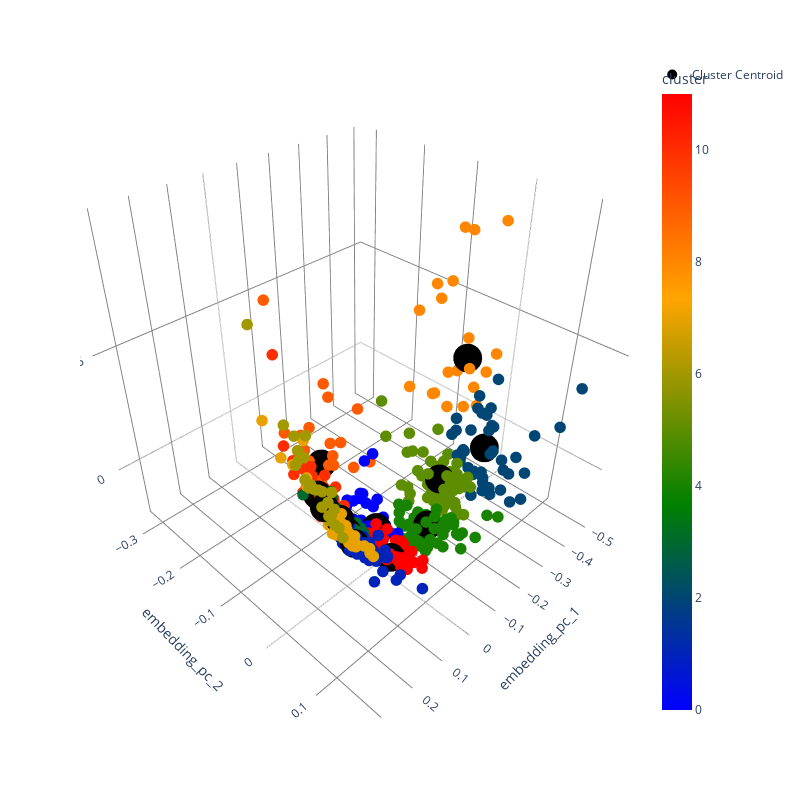

The notebook cell saved with this chart:
### Code cell
fig = px.scatter_3d(train_df, x='embedding_pc_1', y='embedding_pc_2', z='embedding_pc_3',
              color='cluster', color_continuous_scale=["blue", "green", "orange", "red"])
# add color range

fig.update_traces(marker=dict(size=4))
fig.update_layout(
    width=800,  # Adjust width as needed
    height=800,  # Adjust height as needed
    scene=dict(
        xaxis=dict(gridcolor='grey', backgroundcolor='white'),
        yaxis=dict(gridcolor='grey', backgroundcolor='white'),
        zaxis=dict(gridcolor='grey', backgroundcolor='white'),
        bgcolor='white'
    ),
    paper_bgcolor='white',
    plot_bgcolor='white'
)

fig.add_scatter3d(x=train_df.iloc[centroid_indices_train]['embedding_pc_1'],
                  y=train_df.iloc[centroid_indices_train]['embedding_pc_2'],
                  z=train_df.iloc[centroid_indices_train]['embedding_pc_3'],
                  mode='markers', marker=dict(size=10, color='black'), name='Cluster Centroid')
# fig.write_image("embedding.svg", format='svg')
fig.show()

### Figure 1 — Plotly figure (JSON) as saved in the notebook; plotly's stock layout.template omitted (floating-point values rounded to 4 significant figures; data arrays with more than 128 entries replaced by an {"elided": "..."} marker saying what was removed)
{"data": [{"hovertemplate": "embedding_pc_1=%{x}<br>embedding_pc_2=%{y}<br>embedding_pc_3=%{z}<br>cluster=%{marker.color}<extra></extra>", "legendgroup": "", "marker": {"color": {"elided": "720 int values"}, "coloraxis": "coloraxis", "size": 4, "symbol": "circle"}, "mode": "markers", "name": "", "scene": "scene", "showlegend": false, "type": "scatter3d", "x": {"elided": "720 float values"}, "y": {"elided": "720 float values"}, "z": {"elided": "720 float values"}}, {"marker": {"color": "black", "size": 10}, "mode": "markers", "name": "Cluster Centroid", "type": "scatter3d", "x": [-0.04695, 0.104, -0.2997, 0.05894, -0.1337, -0.2217, 0.2287, 0.1537, -0.3888, -0.07149, 0.03608, 0.006814], "y": [-0.02514, 0.01704, 0.05225, -0.02396, 0.0323, 0.008627, 0.03992, 0.02017, -0.02998, -0.1609, -0.1011, 0.0339], "z": [-0.01673, -0.001742, 0.01119, -0.008427, -0.01422, -0.00343, 0.03038, 0.01488, 0.03467, -0.008341, -0.005061, -0.01577]}], "layout": {"coloraxis": {"colorbar": {"title": {"text": "cluster"}}, "colorscale": [[0, "blue"], [0.3333, "green"], [0.6667, "orange"], [1, "red"]]}, "height": 800, "legend": {"tracegroupgap": 0}, "margin": {"t": 60}, "paper_bgcolor": "white", "plot_bgcolor": "white", "scene": {"bgcolor": "white", "domain": {"x": [0, 1], "y": [0, 1]}, "xaxis": {"backgroundcolor": "white", "gridcolor": "grey", "title": {"text": "embedding_pc_1"}}, "yaxis": {"backgroundcolor": "white", "gridcolor": "grey", "title": {"text": "embedding_pc_2"}}, "zaxis": {"backgroundcolor": "white", "gridcolor": "grey", "title": {"text": "embedding_pc_3"}}}, "width": 800}}
